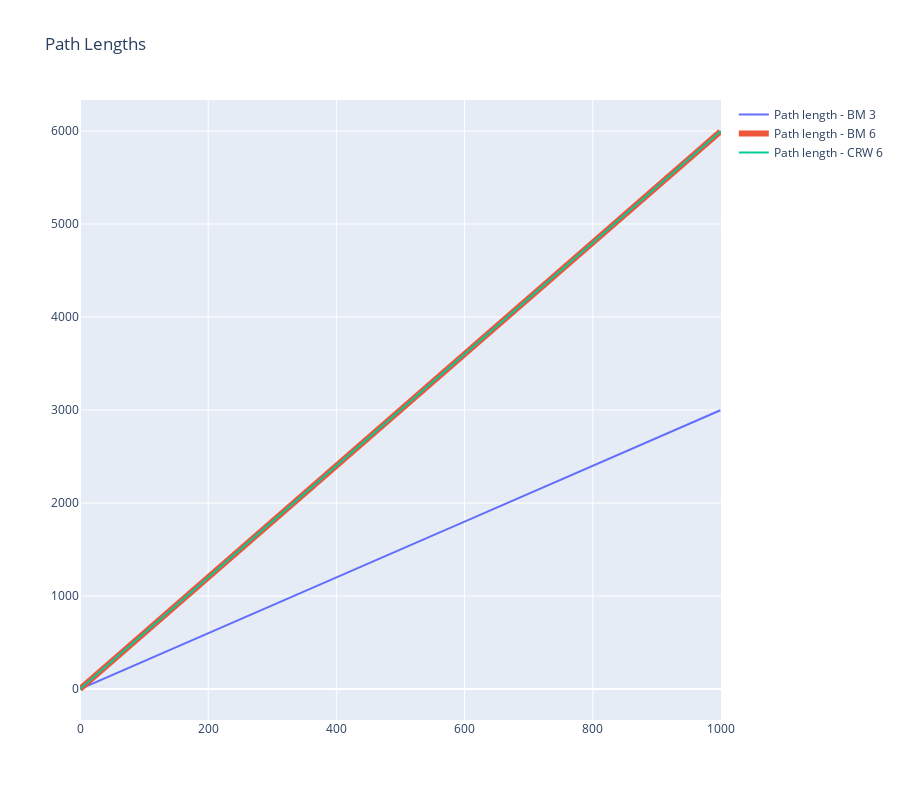

Notebook source saved alongside this figure:
### Code cell
fig = go.Figure()

fig.add_trace(go.Scatter(
    x= bm_pl_3.index,
    y= bm_pl_3.y_pos,
    name='Path length - BM 3',
    mode='lines',
    showlegend=True
))

fig.add_trace(go.Scatter(
    x= bm_pl_6.index,
    y= bm_pl_6.y_pos,
    name='Path length - BM 6',
    marker = dict(size=2),
    line = dict(width=6),
    mode='lines',
    showlegend=True
))

fig.add_trace(go.Scatter(
    x= crw_pl_6.index,
    y= crw_pl_6.y_pos,
    name='Path length - CRW 6',
    mode='lines',
    showlegend=True
))

fig.update_layout(
    title='Path Lengths',
    height=800,
)

fig.show()

### Figure 1 — Plotly figure (JSON) as saved in the notebook; plotly's stock layout.template omitted (floating-point values rounded to 4 significant figures; data arrays with more than 128 entries replaced by an {"elided": "..."} marker saying what was removed)
{"data": [{"mode": "lines", "name": "Path length - BM 3", "showlegend": true, "type": "scatter", "x": {"elided": "1000 int values"}, "y": {"elided": "1000 int values"}}, {"line": {"width": 6}, "marker": {"size": 2}, "mode": "lines", "name": "Path length - BM 6", "showlegend": true, "type": "scatter", "x": {"elided": "1000 int values"}, "y": {"elided": "1000 float values"}}, {"mode": "lines", "name": "Path length - CRW 6", "showlegend": true, "type": "scatter", "x": {"elided": "1001 int values"}, "y": {"elided": "1001 float values"}}], "layout": {"height": 800, "title": {"text": "Path Lengths"}}}
